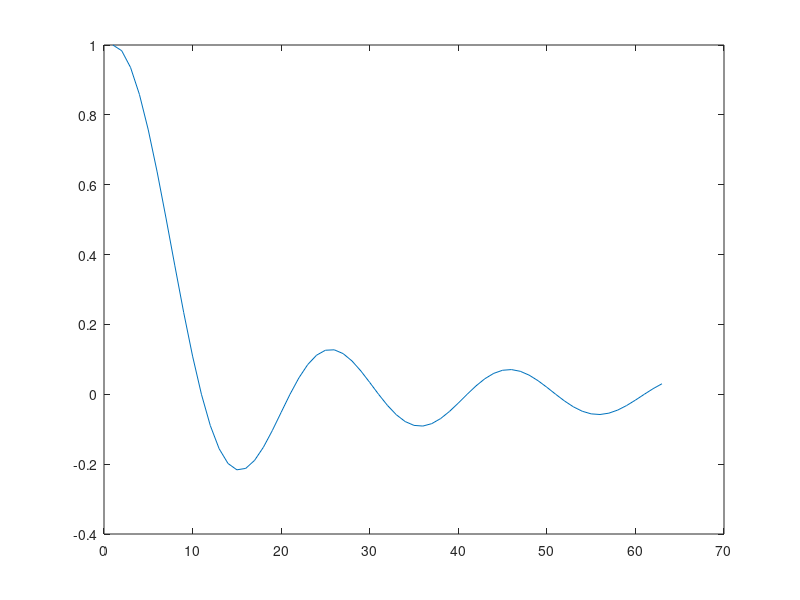

Here is the MATLAB script that generated this plot:
t = [0:0.1:2*pi];
a = sinc(t);
b= cos(t);
%plot(b)
%hold on
plot(a)
%a=[0 10 20 30 40 50 60 70 80 90]
M=mean(a)
E=sum(a.^2)
P=sum(a.^2)/length(a)
R=xcorr(a,b);
r=xcov(a,b);
%figure
%plot(r)
%plot(R)